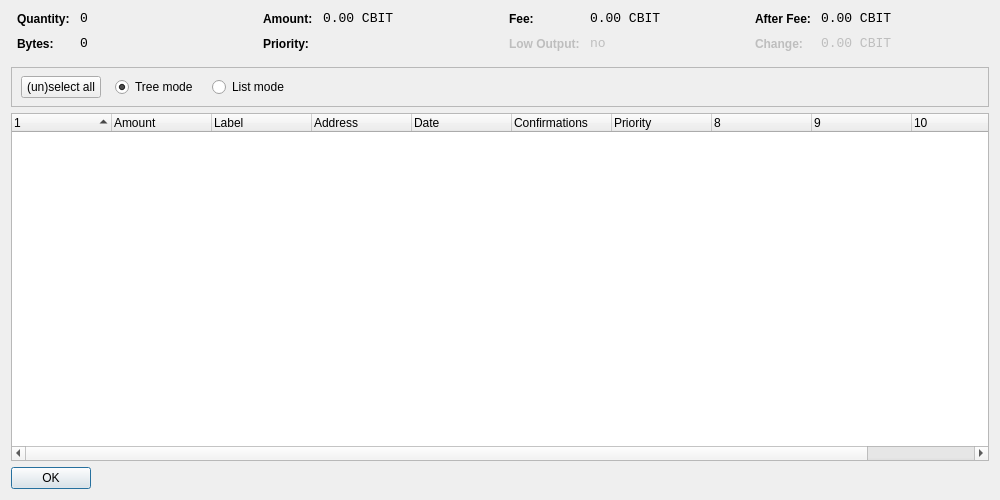
<?xml version="1.0" encoding="UTF-8"?>
<ui version="4.0">
 <class>CoinControlDialog</class>
 <widget class="QDialog" name="CoinControlDialog">
  <property name="geometry">
   <rect>
    <x>0</x>
    <y>0</y>
    <width>1000</width>
    <height>500</height>
   </rect>
  </property>
  <property name="windowTitle">
   <string>Coin Control</string>
  </property>
  <layout class="QVBoxLayout" name="verticalLayout">
   <item>
    <layout class="QHBoxLayout" name="horizontalLayoutTop" stretch="0,0,0,0">
     <property name="topMargin">
      <number>0</number>
     </property>
     <property name="bottomMargin">
      <number>10</number>
     </property>
     <item>
      <layout class="QFormLayout" name="formLayoutCoinControl1">
       <property name="horizontalSpacing">
        <number>10</number>
       </property>
       <property name="verticalSpacing">
        <number>10</number>
       </property>
       <property name="leftMargin">
        <number>6</number>
       </property>
       <property name="rightMargin">
        <number>6</number>
       </property>
       <item row="0" column="0">
        <widget class="QLabel" name="labelCoinControlQuantityText">
         <property name="styleSheet">
          <string notr="true">font-weight:bold;</string>
         </property>
         <property name="text">
          <string>Quantity:</string>
         </property>
        </widget>
       </item>
       <item row="0" column="1">
        <widget class="QLabel" name="labelCoinControlQuantity">
         <property name="font">
          <font>
           <family>Monospace</family>
           <pointsize>10</pointsize>
          </font>
         </property>
         <property name="cursor">
          <cursorShape>IBeamCursor</cursorShape>
         </property>
         <property name="contextMenuPolicy">
          <enum>Qt::ActionsContextMenu</enum>
         </property>
         <property name="text">
          <string notr="true">0</string>
         </property>
         <property name="textInteractionFlags">
          <set>Qt::LinksAccessibleByMouse|Qt::TextSelectableByKeyboard|Qt::TextSelectableByMouse</set>
         </property>
        </widget>
       </item>
       <item row="1" column="0">
        <widget class="QLabel" name="labelCoinControlBytesText">
         <property name="styleSheet">
          <string notr="true">font-weight:bold;</string>
         </property>
         <property name="text">
          <string>Bytes:</string>
         </property>
        </widget>
       </item>
       <item row="1" column="1">
        <widget class="QLabel" name="labelCoinControlBytes">
         <property name="font">
          <font>
           <family>Monospace</family>
           <pointsize>10</pointsize>
          </font>
         </property>
         <property name="cursor">
          <cursorShape>IBeamCursor</cursorShape>
         </property>
         <property name="contextMenuPolicy">
          <enum>Qt::ActionsContextMenu</enum>
         </property>
         <property name="text">
          <string notr="true">0</string>
         </property>
         <property name="textInteractionFlags">
          <set>Qt::LinksAccessibleByMouse|Qt::TextSelectableByKeyboard|Qt::TextSelectableByMouse</set>
         </property>
        </widget>
       </item>
      </layout>
     </item>
     <item>
      <layout class="QFormLayout" name="formLayoutCoinControl2">
       <property name="horizontalSpacing">
        <number>10</number>
       </property>
       <property name="verticalSpacing">
        <number>10</number>
       </property>
       <property name="leftMargin">
        <number>6</number>
       </property>
       <property name="rightMargin">
        <number>6</number>
       </property>
       <item row="0" column="0">
        <widget class="QLabel" name="labelCoinControlAmountText">
         <property name="styleSheet">
          <string notr="true">font-weight:bold;</string>
         </property>
         <property name="text">
          <string>Amount:</string>
         </property>
        </widget>
       </item>
       <item row="0" column="1">
        <widget class="QLabel" name="labelCoinControlAmount">
         <property name="font">
          <font>
           <family>Monospace</family>
           <pointsize>10</pointsize>
          </font>
         </property>
         <property name="cursor">
          <cursorShape>IBeamCursor</cursorShape>
         </property>
         <property name="contextMenuPolicy">
          <enum>Qt::ActionsContextMenu</enum>
         </property>
         <property name="text">
          <string notr="true">0.00 CBIT</string>
         </property>
         <property name="textInteractionFlags">
          <set>Qt::LinksAccessibleByMouse|Qt::TextSelectableByKeyboard|Qt::TextSelectableByMouse</set>
         </property>
        </widget>
       </item>
       <item row="1" column="0">
        <widget class="QLabel" name="labelCoinControlPriorityText">
         <property name="styleSheet">
          <string notr="true">font-weight:bold;</string>
         </property>
         <property name="text">
          <string>Priority:</string>
         </property>
        </widget>
       </item>
       <item row="1" column="1">
        <widget class="QLabel" name="labelCoinControlPriority">
         <property name="font">
          <font>
           <family>Monospace</family>
           <pointsize>10</pointsize>
          </font>
         </property>
         <property name="cursor">
          <cursorShape>IBeamCursor</cursorShape>
         </property>
         <property name="contextMenuPolicy">
          <enum>Qt::ActionsContextMenu</enum>
         </property>
         <property name="text">
          <string/>
         </property>
         <property name="textInteractionFlags">
          <set>Qt::LinksAccessibleByMouse|Qt::TextSelectableByKeyboard|Qt::TextSelectableByMouse</set>
         </property>
        </widget>
       </item>
      </layout>
     </item>
     <item>
      <layout class="QFormLayout" name="formLayoutCoinControl3">
       <property name="horizontalSpacing">
        <number>10</number>
       </property>
       <property name="verticalSpacing">
        <number>10</number>
       </property>
       <property name="leftMargin">
        <number>6</number>
       </property>
       <property name="rightMargin">
        <number>6</number>
       </property>
       <item row="0" column="0">
        <widget class="QLabel" name="labelCoinControlFeeText">
         <property name="styleSheet">
          <string notr="true">font-weight:bold;</string>
         </property>
         <property name="text">
          <string>Fee:</string>
         </property>
        </widget>
       </item>
       <item row="0" column="1">
        <widget class="QLabel" name="labelCoinControlFee">
         <property name="font">
          <font>
           <family>Monospace</family>
           <pointsize>10</pointsize>
          </font>
         </property>
         <property name="cursor">
          <cursorShape>IBeamCursor</cursorShape>
         </property>
         <property name="contextMenuPolicy">
          <enum>Qt::ActionsContextMenu</enum>
         </property>
         <property name="text">
          <string notr="true">0.00 CBIT</string>
         </property>
         <property name="textInteractionFlags">
          <set>Qt::LinksAccessibleByMouse|Qt::TextSelectableByKeyboard|Qt::TextSelectableByMouse</set>
         </property>
        </widget>
       </item>
       <item row="1" column="0">
        <widget class="QLabel" name="labelCoinControlLowOutputText">
         <property name="enabled">
          <bool>false</bool>
         </property>
         <property name="styleSheet">
          <string notr="true">font-weight:bold;</string>
         </property>
         <property name="text">
          <string>Low Output:</string>
         </property>
        </widget>
       </item>
       <item row="1" column="1">
        <widget class="QLabel" name="labelCoinControlLowOutput">
         <property name="enabled">
          <bool>false</bool>
         </property>
         <property name="font">
          <font>
           <family>Monospace</family>
           <pointsize>10</pointsize>
          </font>
         </property>
         <property name="cursor">
          <cursorShape>IBeamCursor</cursorShape>
         </property>
         <property name="contextMenuPolicy">
          <enum>Qt::ActionsContextMenu</enum>
         </property>
         <property name="text">
          <string notr="true">no</string>
         </property>
         <property name="textInteractionFlags">
          <set>Qt::LinksAccessibleByMouse|Qt::TextSelectableByKeyboard|Qt::TextSelectableByMouse</set>
         </property>
        </widget>
       </item>
      </layout>
     </item>
     <item>
      <layout class="QFormLayout" name="formLayoutCoinControl4">
       <property name="horizontalSpacing">
        <number>10</number>
       </property>
       <property name="verticalSpacing">
        <number>10</number>
       </property>
       <property name="leftMargin">
        <number>6</number>
       </property>
       <property name="rightMargin">
        <number>6</number>
       </property>
       <item row="0" column="0">
        <widget class="QLabel" name="labelCoinControlAfterFeeText">
         <property name="styleSheet">
          <string notr="true">font-weight:bold;</string>
         </property>
         <property name="text">
          <string>After Fee:</string>
         </property>
        </widget>
       </item>
       <item row="0" column="1">
        <widget class="QLabel" name="labelCoinControlAfterFee">
         <property name="font">
          <font>
           <family>Monospace</family>
           <pointsize>10</pointsize>
          </font>
         </property>
         <property name="cursor">
          <cursorShape>IBeamCursor</cursorShape>
         </property>
         <property name="contextMenuPolicy">
          <enum>Qt::ActionsContextMenu</enum>
         </property>
         <property name="text">
          <string notr="true">0.00 CBIT</string>
         </property>
         <property name="textInteractionFlags">
          <set>Qt::LinksAccessibleByMouse|Qt::TextSelectableByKeyboard|Qt::TextSelectableByMouse</set>
         </property>
        </widget>
       </item>
       <item row="1" column="0">
        <widget class="QLabel" name="labelCoinControlChangeText">
         <property name="enabled">
          <bool>false</bool>
         </property>
         <property name="styleSheet">
          <string notr="true">font-weight:bold;</string>
         </property>
         <property name="text">
          <string>Change:</string>
         </property>
        </widget>
       </item>
       <item row="1" column="1">
        <widget class="QLabel" name="labelCoinControlChange">
         <property name="enabled">
          <bool>false</bool>
         </property>
         <property name="font">
          <font>
           <family>Monospace</family>
           <pointsize>10</pointsize>
          </font>
         </property>
         <property name="cursor">
          <cursorShape>IBeamCursor</cursorShape>
         </property>
         <property name="contextMenuPolicy">
          <enum>Qt::ActionsContextMenu</enum>
         </property>
         <property name="text">
          <string notr="true">0.00 CBIT</string>
         </property>
         <property name="textInteractionFlags">
          <set>Qt::LinksAccessibleByMouse|Qt::TextSelectableByKeyboard|Qt::TextSelectableByMouse</set>
         </property>
        </widget>
       </item>
      </layout>
     </item>
    </layout>
   </item>
   <item>
    <widget class="QFrame" name="frame">
     <property name="minimumSize">
      <size>
       <width>0</width>
       <height>40</height>
      </size>
     </property>
     <property name="frameShape">
      <enum>QFrame::StyledPanel</enum>
     </property>
     <property name="frameShadow">
      <enum>QFrame::Sunken</enum>
     </property>
     <widget class="QWidget" name="horizontalLayoutWidget">
      <property name="geometry">
       <rect>
        <x>10</x>
        <y>0</y>
        <width>781</width>
        <height>41</height>
       </rect>
      </property>
      <layout class="QHBoxLayout" name="horizontalLayoutPanel" stretch="0,0,0,0,0">
       <property name="spacing">
        <number>14</number>
       </property>
       <item>
        <widget class="QPushButton" name="pushButtonSelectAll">
         <property name="sizePolicy">
          <sizepolicy hsizetype="Maximum" vsizetype="Fixed">
           <horstretch>0</horstretch>
           <verstretch>0</verstretch>
          </sizepolicy>
         </property>
         <property name="text">
          <string>(un)select all</string>
         </property>
        </widget>
       </item>
       <item>
        <widget class="QRadioButton" name="radioTreeMode">
         <property name="sizePolicy">
          <sizepolicy hsizetype="Maximum" vsizetype="Fixed">
           <horstretch>0</horstretch>
           <verstretch>0</verstretch>
          </sizepolicy>
         </property>
         <property name="text">
          <string>Tree mode</string>
         </property>
         <property name="checked">
          <bool>true</bool>
         </property>
        </widget>
       </item>
       <item>
        <widget class="QRadioButton" name="radioListMode">
         <property name="sizePolicy">
          <sizepolicy hsizetype="Maximum" vsizetype="Fixed">
           <horstretch>0</horstretch>
           <verstretch>0</verstretch>
          </sizepolicy>
         </property>
         <property name="text">
          <string>List mode</string>
         </property>
        </widget>
       </item>
       <item>
        <spacer name="horizontalSpacer">
         <property name="orientation">
          <enum>Qt::Horizontal</enum>
         </property>
         <property name="sizeHint" stdset="0">
          <size>
           <width>40</width>
           <height>20</height>
          </size>
         </property>
        </spacer>
       </item>
      </layout>
     </widget>
    </widget>
   </item>
   <item>
    <widget class="CoinControlTreeWidget" name="treeWidget">
     <property name="contextMenuPolicy">
      <enum>Qt::CustomContextMenu</enum>
     </property>
     <property name="sortingEnabled">
      <bool>false</bool>
     </property>
     <property name="columnCount">
      <number>11</number>
     </property>
     <attribute name="headerShowSortIndicator" stdset="0">
      <bool>true</bool>
     </attribute>
     <attribute name="headerStretchLastSection">
      <bool>false</bool>
     </attribute>
     <column>
      <property name="text">
       <string/>
      </property>
     </column>
     <column>
      <property name="text">
       <string>Amount</string>
      </property>
     </column>
     <column>
      <property name="text">
       <string>Label</string>
      </property>
     </column>
     <column>
      <property name="text">
       <string>Address</string>
      </property>
     </column>
     <column>
      <property name="text">
       <string>Date</string>
      </property>
     </column>
     <column>
      <property name="text">
       <string>Confirmations</string>
      </property>
      <property name="toolTip">
       <string>Confirmed</string>
      </property>
     </column>
     <column>
      <property name="text">
       <string>Priority</string>
      </property>
     </column>
     <column>
      <property name="text">
       <string/>
      </property>
     </column>
     <column>
      <property name="text">
       <string/>
      </property>
     </column>
     <column>
      <property name="text">
       <string/>
      </property>
     </column>
     <column>
      <property name="text">
       <string/>
      </property>
     </column>
    </widget>
   </item>
   <item>
    <widget class="QDialogButtonBox" name="buttonBox">
     <property name="sizePolicy">
      <sizepolicy hsizetype="Maximum" vsizetype="Fixed">
       <horstretch>0</horstretch>
       <verstretch>0</verstretch>
      </sizepolicy>
     </property>
     <property name="orientation">
      <enum>Qt::Horizontal</enum>
     </property>
     <property name="standardButtons">
      <set>QDialogButtonBox::Ok</set>
     </property>
    </widget>
   </item>
  </layout>
 </widget>
 <customwidgets>
  <customwidget>
   <class>CoinControlTreeWidget</class>
   <extends>QTreeWidget</extends>
   <header>coincontroltreewidget.h</header>
  </customwidget>
 </customwidgets>
 <resources/>
 <connections/>
</ui>
